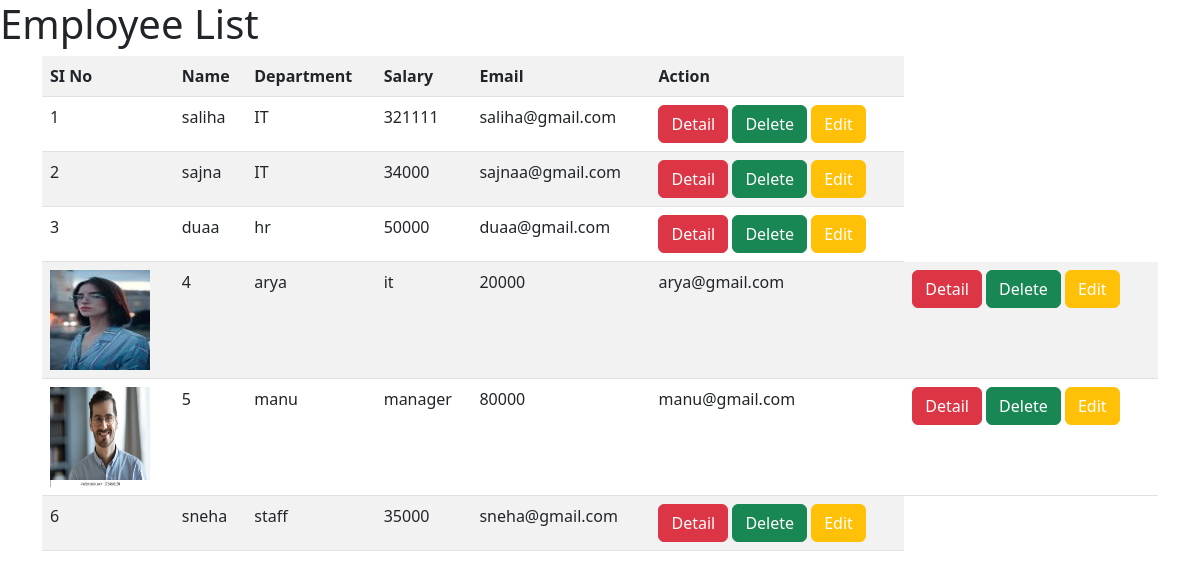
The page /employees/all/ on the database its author committed.
### crm/models.py (models this page shows, shortened)
class Employee(models.Model):
    name=models.CharField(max_length=200)
    department=models.CharField(max_length=200)
    options=(("male","male"),
             ("female","female"),
             ("others","others")
             )
    gender=models.CharField(max_length=150,choices=options,default="male")
    salary=models.PositiveIntegerField()
    email=models.EmailField()
    profile_pic=models.ImageField(upload_to="images",null=True,blank=True)
    address=models.CharField(max_length=200)

### crm/views.py (the view)
# urls.py: path("employees/all/",crm_views.EmployeeListView.as_view(),name="emp-list"),
class EmployeeListView(View):
    def get(self,request,*args,**kw):
        qs=Employee.objects.all()
        return render(request,"emp-list.html",{"employees":qs})

### crm/templates/emp-list.html (shortened to what this page needs)
<!DOCTYPE html>
<html lang="en">
<head>
    <link href="https://cdn.jsdelivr.net/npm/bootstrap@5.3.0-alpha1/dist/css/bootstrap.min.css" rel="stylesheet">
</head>
<body>
    <h1>Employee List</h1>
    <div class="container">
        <table class="table table-striped">
            <tr>
                <th>SI No</th>
                <th>Name</th>
                <th>Department</th>
                <th>Salary</th>
                <th>Email</th>
                <th>Action</th>
            </tr>
                {%for e in employees%}
            <tr>
                {%if e.profile_pic%}
                    <td>
                        <img src="{{e.profile_pic.url}}" alt="" width="100px" height="100px">
                    </td>
                {%endif%}
                <td>{{forloop.counter}}</td>
                <td>{{e.name}}</td>
                <td>{{e.department}}</td>
                <td>{{e.salary}}</td>
                <td>{{e.email}}</td>
                <td>
                    <a href="{%url 'emp-detail' e.id%}" class="btn btn-danger text-white">Detail</a>
                    <a href="{%url 'emp-delete' e.id%}" class="btn btn-success text-white">Delete</a>
                    <a href="{%url 'emp-edit' e.id%}" class="btn btn-warning text-white">Edit</a>
                </td>
            </tr>
            {%endfor%}
        </table>
    </div>
</body>
</html>

### rows shown on the page
Employee: name "saliha", department "IT", salary "321111", email "saliha@gmail.com"
Employee: name "sajna", department "IT", salary "34000", email "sajnaa@gmail.com"
Employee: name "duaa", department "hr", salary "50000", email "duaa@gmail.com"
Employee: profile_pic (picture), name "arya", department "it", salary "20000", email "arya@gmail.com"
Employee: profile_pic (picture), name "manu", department "manager", salary "80000", email "manu@gmail.com"
Employee: name "sneha", department "staff", salary "35000", email "sneha@gmail.com"
